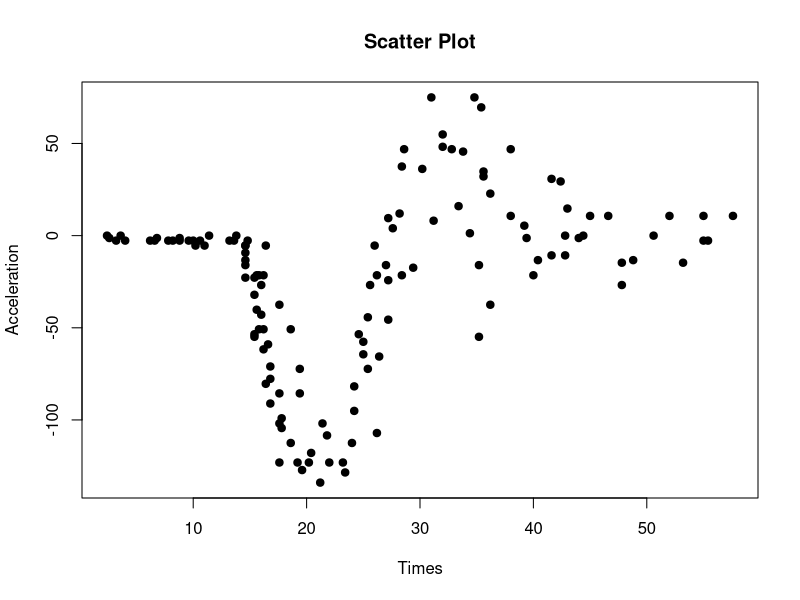
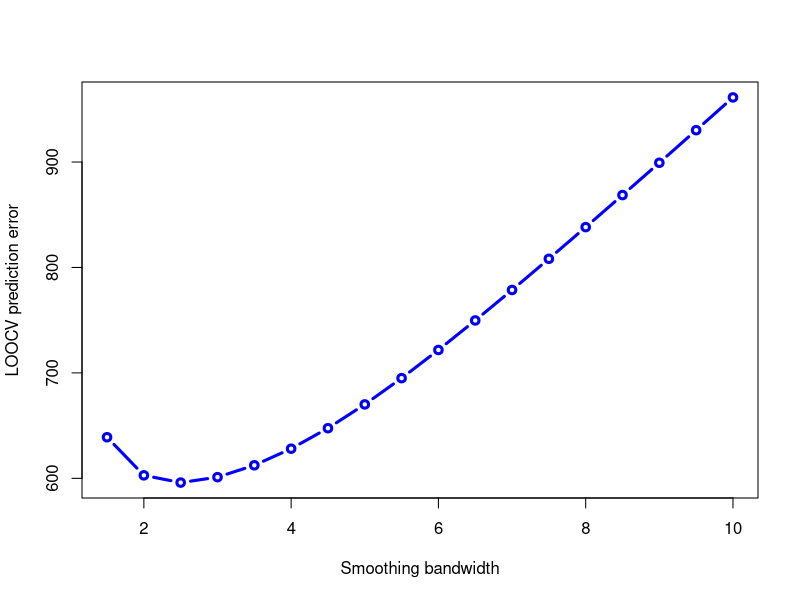
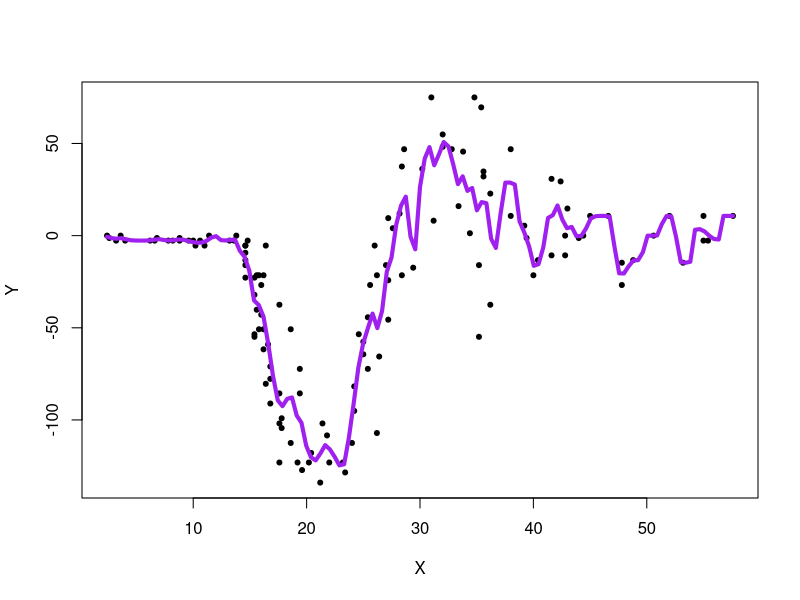

Write the R code that produced these figures, in order.
# Non-parametric Regression - Kernel Regression
# A data frame giving a series of measurements of head acceleration 
# in a simulated motorcycle accident, used to test crash helmets.

# First, we should plot the data to see whether we should use Non-parametric regression
# Clearly, we could see there is no linear relationship in this plot. 
# So we use Kernel Regression for estimation.
library(MASS)
mcycle
cycleDF <- as.data.frame(mcycle)
X <- cycleDF$times
Y <- cycleDF$accel
plot(X, Y, main = "Scatter Plot", xlab = "Times", ylab = "Acceleration", pch = 19)

# Cross Validation
# Leave-one-out cross validation
n <- dim.data.frame(cycleDF)[1] # n: sample size

h_seq <- seq(from = 1.5,to = 10.0, by= 0.5)

# bandwidths we are using
CV_err_h <- rep(NA, length(h_seq))

for (j in 1:length(h_seq)){
  h_using <- h_seq[j]
  CV_err <- rep(NA, n)
  for (i in 1:n) {
    X_val <- X[i]
    Y_val <- Y[i]
    # Validation set
    X_tr <- X[-i]
    Y_tr <- Y[-i]
    # Training set
    Y_val_predict <- ksmooth(x = X_tr, y = Y_tr,
                            kernel = "normal", bandwidth = h_using, x.points = X_val)
    CV_err[i] <- (Y_val - Y_val_predict$y)^2
  }
  CV_err_h[j] <- mean(CV_err)
}
CV_err_h

# Plot which bandwidth we will use
plot(x=h_seq, y=CV_err_h, type="b", lwd=3, col="blue", xlab="Smoothing bandwidth", ylab="LOOCV prediction error")
which(CV_err_h == min(CV_err_h))

h_seq[which(CV_err_h == min(CV_err_h))]

# We choose 2.5 as our bandwidth in this dataset
Kreg <- ksmooth(x=X,y=Y,kernel = "normal",bandwidth = 0.9) 
plot(X,Y,pch=20)
lines(Kreg, lwd=4, col="purple")
